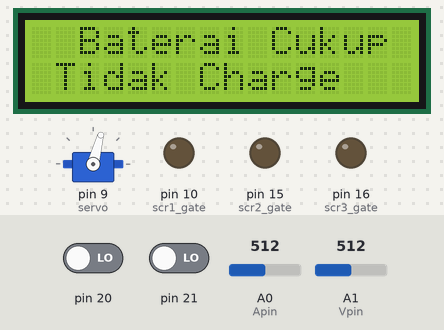
The sketch below on a simulated Arduino Mega 2560, built with avr-gcc and run on an emulated ATmega2560. Shown: 16×2 character LCD, servo, output pins drawn as LEDs (lit = HIGH). The test bench sets the inputs (shaded band); at power-on: A1 (Vpin) = 512, pin 20 LOW, pin 21 LOW, A0 (Apin) = 512.

Above: at 3.2 s.
At 8.3 s:
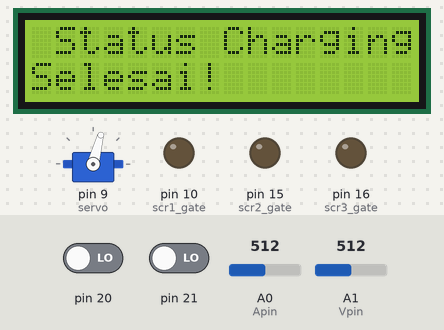
8.4 s: A1 (Vpin) set to 432
13.4 s: A1 (Vpin) set to 398
At 18.3 s:
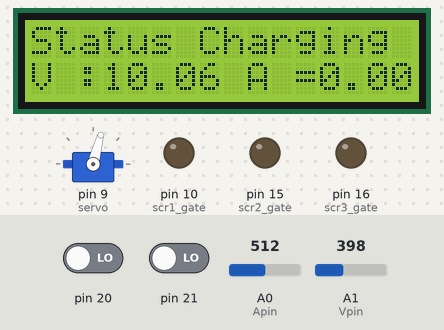
18.7 s: A1 (Vpin) set to 511
At 19.7 s:
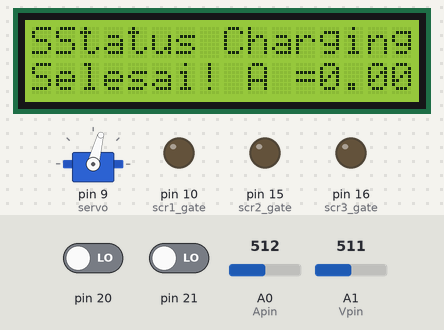
Timing chart, 0 to 21.7 s (numbered marks = the images above; inputs shaded):
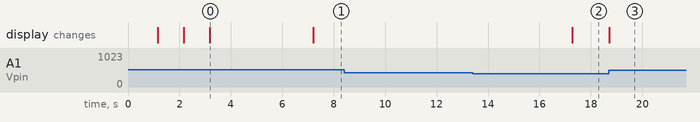

Measured:
- the behaviour switches between 416 and 415 on A1 (Vpin) (found by bisection; images 1 and 2)
- after the input at 8.4 s, every drawn part: stays the same
- after the input at 13.4 s, the display: changes after 3.9 s (image 2)
- after the input at 18.7 s, the display: changes at once (image 3)
- what the display in image 0 shows lasts 4.0 s, from 3.2 s to 7.2 s

The sketch:

Kodeee.ino
```cpp
#include <Servo.h>
#include <LiquidCrystal_I2C.h>

#define scr1_gate   10
#define scr2_gate   15
#define scr3_gate   16
#define Vpin A1
#define Apin A0


//
LiquidCrystal_I2C lcd(0x27,16,2);
Servo servo;  // create servo object to control a servo

long previousMillis = 0;
long interval = 600;


int Vread = 0;
float Vcharge,Vbatre,AcsValueF= 0.0;
float R1 = 30000.0;
float R2 = 7500.0;
float ref_voltage = 5.0;
float vFact = 5.176;

volatile byte state1 = LOW;
volatile byte state2 = LOW;
volatile byte state3 = LOW;
byte ZC1 = 0;
byte ZC2 = 0;
byte ZC3 = 0;

void setup(void){
  servo.write(75);
  lcd.init();                      // initialize the lcd
  lcd.init();
  lcd.backlight();  servo.attach(9);  // attaches the servo on pin 9 to the servo object
  lcd.setCursor(0,0);
  lcd.print("SuperCAP Charger");
  lcd.setCursor(0,1);
  delay(1000);
  lcd.print("M. Fikri Alfandi");
  delay(1000);
  lcd.clear();
  pinMode(scr1_gate, OUTPUT);
  digitalWrite(scr1_gate, LOW);
  pinMode(scr2_gate, OUTPUT);
  digitalWrite(scr2_gate, LOW);
  pinMode(scr3_gate, OUTPUT);
  digitalWrite(scr3_gate, LOW);
  pinMode(Apin, INPUT);
  pinMode(Vpin, INPUT);
  pinMode(1, INPUT);
  pinMode(0, INPUT);
  Vread = analogRead(Vpin);
  Vbatre  = (Vread * ref_voltage) / 1024.0;
  Vcharge = Vbatre * vFact ;
  if(Vcharge <= 10.0){
    lcd.setCursor(1,0);
    lcd.print("Perlu Pengisian");
    lcd.setCursor(1,1);
    delay(1000);
    lcd.print("Mulai Charging");
//    lcd.print(Vcharge);
    delay(2000);
    servo.write(0);
    delay(2000);
    lcd.clear();
  }
  else if(Vcharge >= 10.0){
    lcd.setCursor(2,0);
    lcd.print("Baterai Cukup");
    lcd.setCursor(1,1);
    delay(1000);
    lcd.print("Tidak Charge");
//    lcd.print(Vcharge);
    delay(2000);
    servo.write(75);
    delay(2000);
    lcd.clear();
  }

  attachInterrupt(INT3, ZC_detect1, CHANGE);
  attachInterrupt(INT2 , ZC_detect2, CHANGE);
  attachInterrupt(digitalPinToInterrupt(7) , ZC_detect3, CHANGE);
}
void ZC_detect1() {
  state1 = !state1;
    if(state1){
        ZC1=1;
      }
      else{
        ZC1=2;
      }
}
void ZC_detect2() {
  state2 = !state2;
  if(state2){
    ZC2=1;
  }
  else{
    ZC2=2;
  }
}
void ZC_detect3() {
  state3 = !state3;
  if(state3){
    ZC3=1;
  }
  else{
    ZC3=2;
  }
}
void loop() {
  CekV();
  if(Vcharge>=10.5){
    servo.write(75);
    lcd.setCursor(1,0);
    lcd.print("Status Charging");
    lcd.setCursor(0,1);
    lcd.print("Selesai!");
    delay(5000);
  }
  while(Vcharge<10.9){
    CekV();
    if(millis() - previousMillis > interval){
      CekA();
      lcd.clear();
      lcd.setCursor(0,0);
      lcd.print("Status Charging");
      lcd.setCursor(0,1);
      lcd.print("V :" + String(Vcharge)+ " A ="+ String(AcsValueF));
      previousMillis = millis();
    }
    if(ZC1 == 1){
      delayMicroseconds(3500);
      digitalWrite(scr1_gate, HIGH);
      delayMicroseconds(2000);
      digitalWrite(scr1_gate, LOW);
      ZC1 = 0;
    }
    if(ZC1 == 2){
      delayMicroseconds(3500);
      digitalWrite(scr2_gate, HIGH);
      delayMicroseconds(2000);
      digitalWrite(scr2_gate, LOW);
      ZC1 = 0;
    }
    if(ZC2 == 1){
      delayMicroseconds(5500);
      digitalWrite(scr2_gate, HIGH);
      delayMicroseconds(3500);
      digitalWrite(scr2_gate, LOW);
      ZC2 = 0;
    }
    if(ZC2 == 2){
      delayMicroseconds(5500);
      digitalWrite(scr3_gate, HIGH);
      delayMicroseconds(3500);
      digitalWrite(scr3_gate, LOW);
      ZC2 = 0;
    }
    if(ZC3 == 1){
      delayMicroseconds(3500);
      digitalWrite(scr3_gate, HIGH);
      delayMicroseconds(2000);
      digitalWrite(scr3_gate, LOW);
      ZC3 = 0;
    }
    if(ZC3 == 2){
      delayMicroseconds(3500);
      digitalWrite(scr1_gate, HIGH);
      delayMicroseconds(2000);
      digitalWrite(scr1_gate, LOW);
      ZC3 = 0;
    }
  }
}

void CekV(){
//  Vread = 0;
//  for(int i = 0; i<10; i++){
//    Vread += analogRead(Vpin);
//  }
//  Vcharge = Vread*0.5/1024.0;
//  Vbatre = Vcharge/0.2;
   Vread = analogRead(Vpin);
   Vbatre  = (Vread * ref_voltage) / 1024.0;
   Vcharge = Vbatre *vFact ;
}
void CekA(){
  unsigned int x=0;
  float AcsValue=0.0,Samples=0.0,AvgAcs=0.0;
  for (int x = 0; x < 100; x++){ //Get 150 samples
    AcsValue = analogRead(Apin);     //Read current sensor values
    Samples = Samples + AcsValue;  //Add samples together
    delayMicroseconds(10); // let ADC settle before next sample 3ms
  }
  AvgAcs=Samples/100.0;//Taking Average of Samples
  AcsValueF = (2.5 - (AvgAcs * (5.0 / 1024.0)) )/0.066;
}
```
